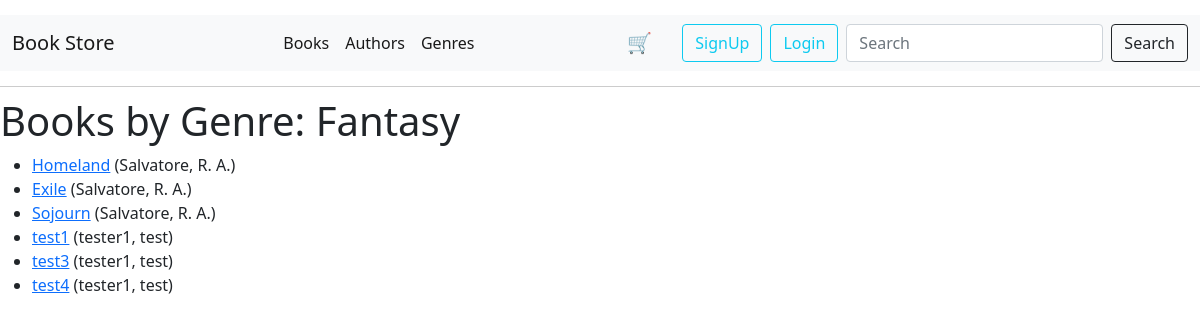
The app's page /genre/1/, older data.
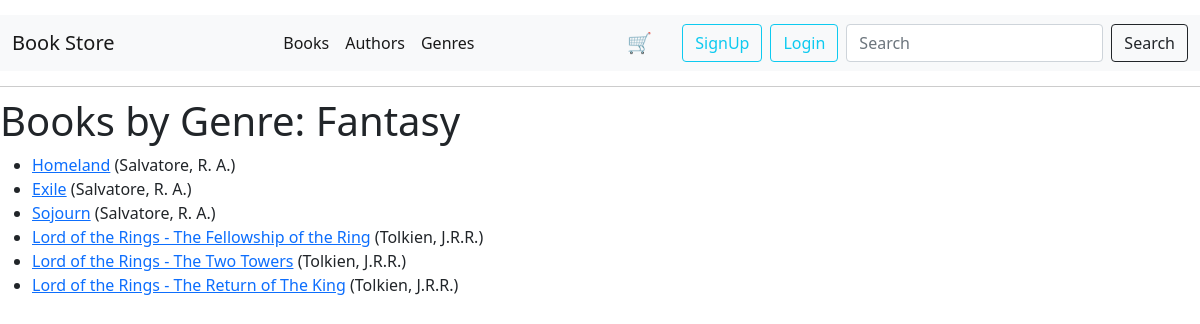
The same page, newer data.
### catalog/models.py (models this page shows, shortened)
class Genre(models.Model):
    name = models.CharField(max_length=100, help_text="Enter a book genre (e.g. Fantasy)")

class Book(models.Model):
    author = models.ForeignKey(Author, on_delete=models.SET_NULL, null=True)
    genre = models.ManyToManyField(Genre, help_text="Select a genre for this book")
    title = models.CharField(max_length=100)
    price = models.FloatField()
    stock = models.BooleanField(default=True)
    coverpage = models.FileField(upload_to="media/coverpage/")
    description = models.TextField()
    def get_absolute_url(self):
        return reverse("book-detail", args=[str(self.id)])

class Author(models.Model):
    first_name = models.CharField(max_length=100)
    last_name = models.CharField(max_length=100)
    bio = models.TextField(max_length=1000, blank=True, null=True)
    class Meta:
        ordering = ("last_name", "first_name")
    def __str__(self):
        return f"{self.last_name}, {self.first_name}"

### catalog/views.py (the view)
# urls.py: path("genre/<int:pk>/", views.GenreDetailView.as_view(), name="genre-details"),
class GenreDetailView(generic.DetailView):
    model = Genre
    template_name = "catalog/genre_details.html"
    context_object_name = "selected_genre"
    def get_context_data(self, **kwargs):
        context = super().get_context_data(**kwargs)
        context["books"] = Book.objects.filter(genre=self.object)
        return context

### catalog/templates/catalog/genre_details.html (shortened to what this page needs)
{% extends "base.html" %}
{% block content %}
<h1>Books by Genre: {{ selected_genre.name }}</h1>
{% if books %}
<ul>
    {% for book in books %}
    <li>
        <a href="{{ book.get_absolute_url }}">{{ book.title }}</a>
        ({{ book.author }})
    </li>
    {% endfor %}
</ul>
{% else %}
<p>There are no books in this genre.</p>
{% endif %}
{% endblock %}

### catalog/templates/base.html (shortened to what this page needs)
<!DOCTYPE html>
<html lang="en">
{% load static %}
<head>
    <link href="https://cdn.jsdelivr.net/npm/bootstrap@5.0.2/dist/css/bootstrap.min.css" rel="stylesheet"
>
    <link rel="stylesheet" type="text/css" href="{% static 'css/styles.css' %}">
</head>
<body>
    <nav class="navbar navbar-expand-lg navbar-light bg-light">
        <div class="container-fluid">
            <a class="navbar-brand" href="{% url 'books' %}">Book Store</a>
            <div class="collapse navbar-collapse justify-content-center" id="navbarTogglerDemo02">
                <ul class="navbar-nav mb-2 mb-lg-0">
                    <li class="nav-item">
                        <a class="nav-link active" aria-current="page" href="{% url 'books' %}">Books</a>
                    </li>
                    <li class="nav-item">
                        <a class="nav-link active" aria-current="page" href="{% url 'authors' %}">Authors</a>
                    </li>
                    <li class="nav-item">
                        <a class="nav-link active" aria-current="page" href="{% url 'genre-list' %}">Genres</a>
                    </li>
                </ul>
            </div>
            <a href="{% url 'cart' %}">
                <button class="cart-icon btn btn-custom" style="margin-right: 30px;">
                    &#128722; <span id="cart-total">{{ cartItems }}</span>
                </button>
            </a>
            {% if user.is_authenticated %}
            <div class="btn-group me-2" role="group" aria-label="User Actions">
                <a href="{% url 'logout' %}?next={{ request.path }}" class="btn btn-outline-info">Logout</a>
                {% if user.is_authenticated %}
                {% if user.is_superuser %}
                {% for group in user.groups.all %}
                {% if group.name == 'Book Store Staff' %}
                <a href="{% url 'manage-catalog' %}" class="btn btn-outline-info btn-inline"
                    style="white-space: nowrap;">
                    <span style="display: inline-block;">Manage Store</span></a>
                {% endif %}
                {% endfor %}
                {% endif %}
                {% endif %}
            </div>
            {% else %}
            <a href="{% url 'users:signup' %}?next={{ request.path }}" class="btn btn-outline-info me-2">
                SignUp
            </a>
            <a href="{% url 'login' %}?next={{ request.path }}" class="btn btn-outline-info me-2">
                Login
            </a>
            {% endif %}
            <form class="d-flex" method="GET" action="{% url 'search-results' %}">
                <input class="form-control me-2" type="search" name="q" placeholder="Search" aria-label="Search">
                <button class="btn btn-outline-dark" type="submit">Search</button>
            </form>
        </div>
    </nav>
    <div class="navbar-separator"></div>
    {% block content %}
    {% endblock %}
</body>
</html>

### catalog/static/css/styles.css (style rules this page uses)
.btn-custom { border: none; background-color: transparent; padding: 0; font-size: 1rem; color: #000; }
.cart-icon { font-size: 20px; }
.cart-icon { position: relative; }
#cart-total { padding-bottom: 10px; margin-bottom: 10px; position: absolute; top: -15px; right: -20px; color: gray; border-radius: 50%; padding: 7px 8px; }

### catalog/templates/base.html (style rules this page uses)
body { padding-top: 15px; }
.navbar { margin-bottom: 15px; }
.navbar-separator { content: ""; display: block; height: 1px; background-color: #ccc; margin-bottom: 10px; }

Row changes from the older to the newer data that the page shows:
removed Book: title "test1", author "tester1, test"
removed Book: title "test3", author "tester1, test"
removed Book: title "test4", author "tester1, test"
added Book: title "Lord of the Rings - The Fellowship of the Ring", author "Tolkien, J.R.R."
added Book: title "Lord of the Rings - The Two Towers", author "Tolkien, J.R.R."
added Book: title "Lord of the Rings - The Return of The King", author "Tolkien, J.R.R."
